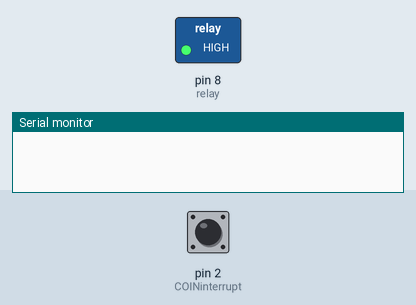
Recording of a sketch running on a simulated Arduino Uno, built with avr-gcc and run on an emulated ATmega328P. Shown: switched loads named in the sketch (green lamp = pin HIGH), the last lines printed to the serial monitor. The test bench sets the inputs (shaded band); at power-on: pin 2 (COINinterrupt) LOW.

Above: at 1.2 s.
1.3 s: pin 2 (COINinterrupt) pulled HIGH for 0.15 s
At 2.4 s:
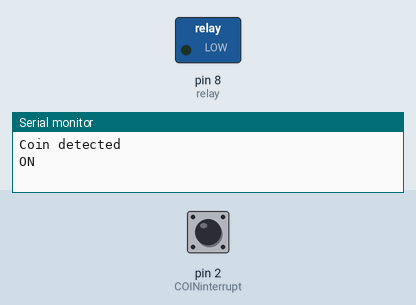
Timing chart, 0 to 4.3 s (numbered marks = the images above; inputs shaded):
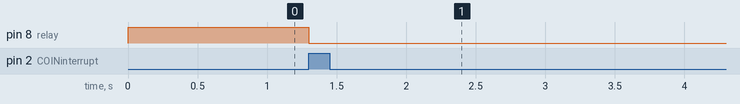

The sketch:

charger_setup.ino
```cpp
int relay = 8;
volatile byte relayState = LOW;

int COINinterrupt=2;

long lastdetectiontime=0;
long chargingTIME=60000; //defining the charging time

void setup() {
  // put your setup code here, to run once:
pinMode(relay, OUTPUT);
digitalWrite(relay, HIGH);
pinMode(COINinterrupt, INPUT);
attachInterrupt(digitalPinToInterrupt(COINinterrupt), detectCoin, RISING); //start charging after detecting the coin
Serial.begin(9600);
}

//coin is detected when the relay state goes high
void detectCoin()
{
 Serial.println("Coin detected");
    if(relayState == LOW)
    {
        digitalWrite(relay, LOW);
    }
    relayState = HIGH;
    Serial.println("ON");
    lastdetectiontime = millis();
}


  // put your main code here, to run repeatedly:
void loop()
{
if((millis() - lastdetectiontime) > chargingTIME && relayState == HIGH){
    digitalWrite(relay, HIGH);
    relayState = LOW;
    Serial.println("OFF");
}
}
```

Measured:
- after the input at 1.3 s, pin 8 (relay): HIGH → LOW at once
